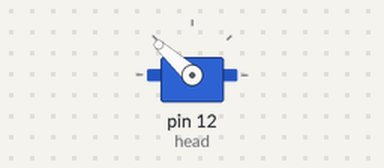
Bench run of a sketch on a simulated Arduino Uno, built with avr-gcc and run on an emulated ATmega328P. Parts: servo.

Above: at 1.05 s.
Timing chart, 0 to 4.0 s (numbered marks = the images above):
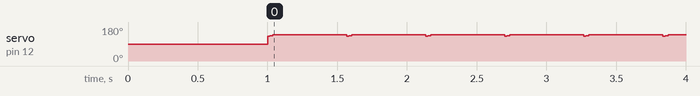

The sketch:

headbang1.ino
```cpp
#include <Servo.h>

Servo 	head;
int		i = 0;
int		j = 0;
int		down = 130;
int		up = 90;
int		dly = 10;
int		tempo = 500;

void	setup()
{
	head.attach(12);
	head.write(90);
	delay(1000);
}

void	loop()
{
	i = 0;
	j = down;
	while (i++ <= 10)
	{
		head.write(j++);
		delay(i);
	}
	delay(tempo);
}
```

Measured:
- by itself, servo on pin 12 (head): repeats every 0.57 s: 135° 0.02 s, 138° 0.02 s, 140° 0.51 s, 130° 0.02 s
